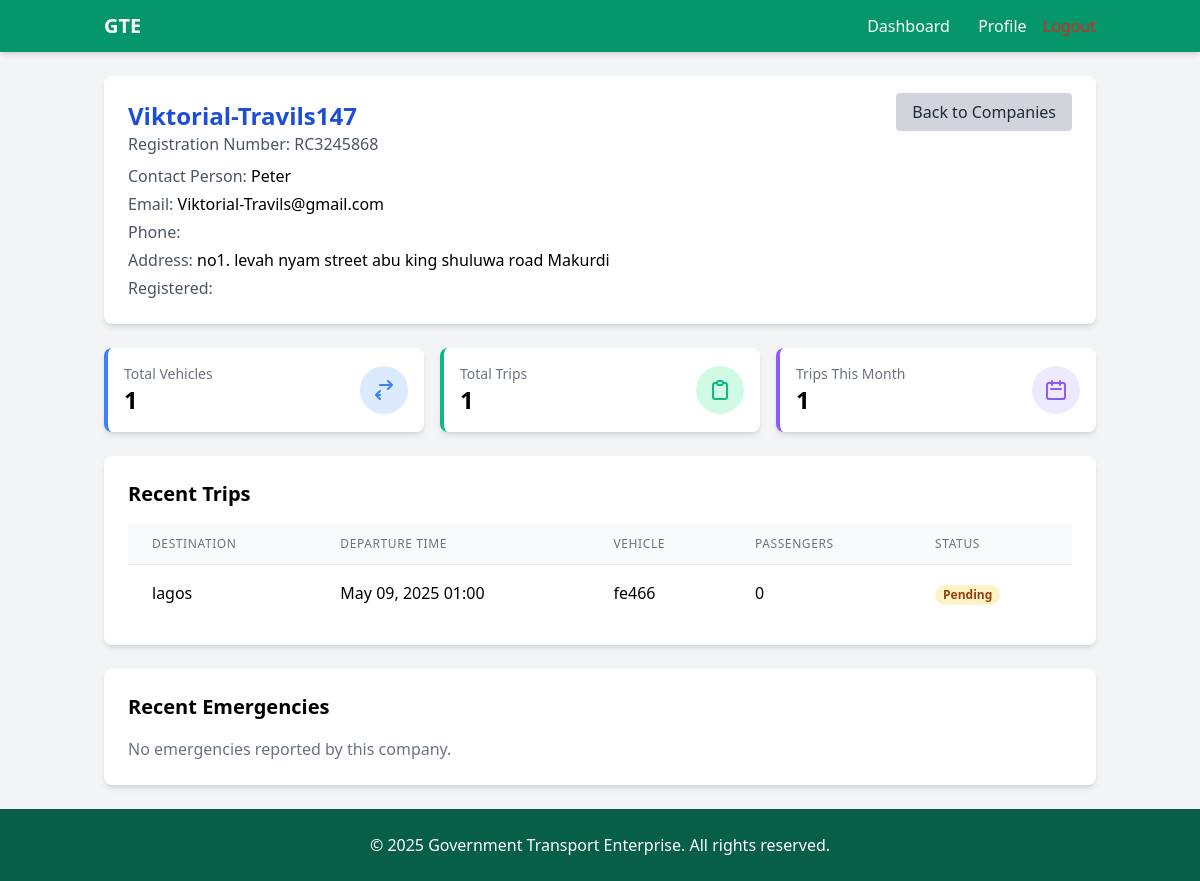
Screenshot of /dashboard/admin/companies/3/ (signed in) with the database file from the repository.
### companies/models.py (models this page shows, shortened)
class Company(models.Model):
    user = models.OneToOneField(settings.AUTH_USER_MODEL, on_delete=models.CASCADE, related_name='company_profile')
    name = models.CharField(max_length=100)
    address = models.TextField()
    registration_number = models.CharField(max_length=50, unique=True)
    contact_person = models.CharField(max_length=100)
    contact_phone = models.CharField(max_length=15)
    logo = models.ImageField(upload_to='company_logos/', blank=True, null=True)
    date_joined = models.DateTimeField(auto_now_add=True)
    is_active = models.BooleanField(default=True)

### accounts/models.py (models this page shows, shortened)
class User(AbstractUser):
    USER_TYPE_CHOICES = (
        ('admin', 'Administrator'),
        ('company', 'Transport Company'),
    )
    user_type = models.CharField(max_length=10, choices=USER_TYPE_CHOICES)
    phone_number = models.CharField(max_length=15, blank=True)
    def is_administrator(self):
        return self.user_type == 'admin'

### trips/models.py (models this page shows, shortened)
class Trip(models.Model):
    company = models.ForeignKey(Company, on_delete=models.CASCADE, related_name='trips')
    vehicle = models.ForeignKey(Vehicle, on_delete=models.CASCADE, related_name='trips')
    departure_time = models.DateTimeField()
    destination = models.CharField(max_length=100)
    fee_per_passenger = models.DecimalField(max_digits=10, decimal_places=2, default=500.00)
    is_completed = models.BooleanField(default=False)
    def total_passengers(self):
        return self.passengers.count()

class Vehicle(models.Model):
    VEHICLE_TYPES = (
        ('bus', 'Bus'),
        ('minibus', 'Minibus'),
        ('car', 'Car'),
        ('van', 'Van'),
        ('truck', 'Truck'),
        ('other', 'Other'),
    )
    company = models.ForeignKey('companies.Company', on_delete=models.CASCADE, related_name='vehicles')
    plate_number = models.CharField(max_length=20, unique=True)
    vehicle_type = models.CharField(max_length=20, choices=VEHICLE_TYPES)
    capacity = models.PositiveIntegerField()
    model = models.CharField(max_length=100, null=True, blank=True)
    year = models.PositiveIntegerField(null=True, blank=True)
    description = models.TextField(blank=True, null=True)

### dashboard/views.py (the view)
# urls.py: path('admin/companies/<int:pk>/', views.company_detail, name='admin_company_detail'),
@login_required
def company_detail(request, pk):
    if not request.user.is_administrator():
        messages.error(request, "You don't have permission to access this page.")
        return redirect('home')
    company = get_object_or_404(Company, pk=pk)
    total_vehicles = Vehicle.objects.filter(company=company).count()
    total_trips = Trip.objects.filter(company=company).count()
    recent_trips = Trip.objects.filter(company=company).order_by('-departure_time')[:10]
    recent_emergencies = Emergency.objects.filter(trip__company=company).order_by('-reported_time')[:5]
    today = timezone.now().date()
    month_start = today.replace(day=1)
    monthly_trips = Trip.objects.filter(
        company=company,
        departure_time__gte=month_start
    ).count()
    context = {
        'company': company,
        'total_vehicles': total_vehicles,
        'total_trips': total_trips,
        'monthly_trips': monthly_trips,
        'recent_trips': recent_trips,
        'recent_emergencies': recent_emergencies,
    }
    return render(request, 'dashboard/company_detail.html', context)

### templates/dashboard/company_detail.html (shortened to what this page needs)
{% extends 'base.html' %}
{% block content %}
<div class="space-y-6">
    <div class="bg-white p-6 rounded-lg shadow-md">
        <div class="flex justify-between items-start">
            <div>
                <h1 class="text-2xl font-bold text-blue-700">{{ company.name }}</h1>
                <p class="text-gray-600">Registration Number: {{ company.registration_number }}</p>
                <div class="mt-2 space-y-1">
                    <p><span class="text-gray-600">Contact Person:</span> {{ company.contact_person }}</p>
                    <p><span class="text-gray-600">Email:</span> {{ company.user.email }}</p>
                    <p><span class="text-gray-600">Phone:</span> {{ company.phone_number }}</p>
                    <p><span class="text-gray-600">Address:</span> {{ company.address }}</p>
                    <p><span class="text-gray-600">Registered:</span> {{ company.registration_date|date:"F j, Y" }}</p>
                </div>
            </div>
            <div>
                <a href="{% url 'admin_company_list' %}" class="bg-gray-300 text-gray-800 py-2 px-4 rounded hover:bg-gray-400">
                    Back to Companies
                </a>
            </div>
        </div>
    </div>
    <div class="grid grid-cols-1 md:grid-cols-3 gap-4">
        <div class="bg-white p-4 rounded-lg shadow-md border-l-4 border-blue-500">
            <div class="flex justify-between items-center">
                <div>
                    <p class="text-sm text-gray-500">Total Vehicles</p>
                    <p class="text-2xl font-bold">{{ total_vehicles }}</p>
                </div>
                <div class="bg-blue-100 p-3 rounded-full">
                    <svg xmlns="http://www.w3.org/2000/svg" class="h-6 w-6 text-blue-500" fill="none" viewBox="0 0 24 24" stroke="currentColor">
                        <path stroke-linecap="round" stroke-linejoin="round" stroke-width="2" d="M8 7h12m0 0l-4-4m4 4l-4 4m-8 6H4m0 0l4 4m-4-4l4-4" />
                    </svg>
                </div>
            </div>
        </div>
        <div class="bg-white p-4 rounded-lg shadow-md border-l-4 border-green-500">
            <div class="flex justify-between items-center">
                <div>
                    <p class="text-sm text-gray-500">Total Trips</p>
                    <p class="text-2xl font-bold">{{ total_trips }}</p>
                </div>
                <div class="bg-green-100 p-3 rounded-full">
                </div>
            </div>
        </div>
        <div class="bg-white p-4 rounded-lg shadow-md border-l-4 border-purple-500">
            <div class="flex justify-between items-center">
                <div>
                    <p class="text-sm text-gray-500">Trips This Month</p>
                    <p class="text-2xl font-bold">{{ monthly_trips }}</p>
                </div>
                <div class="bg-purple-100 p-3 rounded-full">
                    <svg xmlns="http://www.w3.org/2000/svg" class="h-6 w-6 text-purple-500" fill="none" viewBox="0 0 24 24" stroke="currentColor">
                        <path stroke-linecap="round" stroke-linejoin="round" stroke-width="2" d="M8 7V3m8 4V3m-9 8h10M5 21h14a2 2 0 002-2V7a2 2 0 00-2-2H5a2 2 0 00-2 2v12a2 2 0 002 2z" />
                    </svg>
                </div>
            </div>
        </div>
    </div>
    <div class="bg-white p-6 rounded-lg shadow-md">
        <h2 class="text-xl font-semibold mb-4">Recent Trips</h2>
        {% if recent_trips %}
            <div class="overflow-x-auto">
                <table class="min-w-full divide-y divide-gray-200">
                    <thead class="bg-gray-50">
                        <tr>
                            <th class="px-6 py-3 text-left text-xs font-medium text-gray-500 uppercase tracking-wider">Destination</th>
                            <th class="px-6 py-3 text-left text-xs font-medium text-gray-500 uppercase tracking-wider">Departure Time</th>
                            <th class="px-6 py-3 text-left text-xs font-medium text-gray-500 uppercase tracking-wider">Vehicle</th>
                            <th class="px-6 py-3 text-left text-xs font-medium text-gray-500 uppercase tracking-wider">Passengers</th>
                            <th class="px-6 py-3 text-left text-xs font-medium text-gray-500 uppercase tracking-wider">Status</th>
                        </tr>
                    </thead>
                    <tbody class="bg-white divide-y divide-gray-200">
                        {% for trip in recent_trips %}
                            <tr>
                                <td class="px-6 py-4 whitespace-nowrap">{{ trip.destination }}</td>
                                <td class="px-6 py-4 whitespace-nowrap">{{ trip.departure_time|date:"M d, Y H:i" }}</td>
                                <td class="px-6 py-4 whitespace-nowrap">{{ trip.vehicle.plate_number }}</td>
                                <td class="px-6 py-4 whitespace-nowrap">{{ trip.total_passengers }}</td>
                                <td class="px-6 py-4 whitespace-nowrap">
                                    <span class="px-2 inline-flex text-xs leading-5 font-semibold rounded-full
                                        {% if trip.is_completed %}bg-green-100 text-green-800{% else %}bg-yellow-100 text-yellow-800{% endif %}">
                                        {{ trip.is_completed|yesno:"Completed,Pending" }}
                                    </span>
                                </td>
                            </tr>
                        {% endfor %}
                    </tbody>
                </table>
            </div>
        {% else %}
            <p class="text-gray-500">No trips found for this company.</p>
        {% endif %}
    </div>
    <div class="bg-white p-6 rounded-lg shadow-md">
        <h2 class="text-xl font-semibold mb-4">Recent Emergencies</h2>
        {% if recent_emergencies %}
            <div class="overflow-x-auto">
                <table class="min-w-full divide-y divide-gray-200">
                    <thead class="bg-gray-50">
                        <tr>
                            <th class="px-6 py-3 text-left text-xs font-medium text-gray-500 uppercase tracking-wider">Type</th>
                            <th class="px-6 py-3 text-left text-xs font-medium text-gray-500 uppercase tracking-wider">Location</th>
                            <th class="px-6 py-3 text-left text-xs font-medium text-gray-500 uppercase tracking-wider">Reported</th>
                            <th class="px-6 py-3 text-left text-xs font-medium text-gray-500 uppercase tracking-wider">Status</th>
                            <th class="px-6 py-3 text-left text-xs font-medium text-gray-500 uppercase tracking-wider">Actions</th>
                        </tr>
                    </thead>
                    <tbody class="bg-white divide-y divide-gray-200">
                        {% for emergency in recent_emergencies %}
                            <tr>
                                <td class="px-6 py-4 whitespace-nowrap">{{ emergency.get_emergency_type_display }}</td>
                                <td class="px-6 py-4 whitespace-nowrap">{{ emergency.location }}</td>
                                <td class="px-6 py-4 whitespace-nowrap">{{ emergency.reported_time|date:"M d, Y H:i" }}</td>
                                <td class="px-6 py-4 whitespace-nowrap">
                                    <span class="px-2 inline-flex text-xs leading-5 font-semibold rounded-full
                                        {% if emergency.status == 'reported' %}bg-red-100 text-red-800
                                        {% elif emergency.status == 'in_progress' %}bg-yellow-100 text-yellow-800
                                        {% else %}bg-green-100 text-green-800{% endif %}">
                                        {{ emergency.get_status_display }}
                                    </span>
                                </td>
                                <td class="px-6 py-4 whitespace-nowrap">
                                    <a href="{% url 'emergency_detail_admin' emergency.id %}" class="text-blue-600 hover:text-blue-900">View Details</a>
                                </td>
                            </tr>
                        {% endfor %}
                    </tbody>
                </table>
            </div>
        {% else %}
            <p class="text-gray-500">No emergencies reported by this company.</p>
        {% endif %}
    </div>
</div>
{% endblock %}

### rows the page displays
Company: name "Viktorial-Travils147", registration_number "RC3245868", contact_person "Peter", user.email "Viktorial-Travils@gmail.com", address "no1. levah nyam street abu king shuluwa road Makurdi"
Trip: destination "lagos", departure_time "May 09, 2025 01:00", vehicle.plate_number "fe466", total_passengers "0", is_completed "Pending"

### other values shown
{{ total_vehicles }} "1"
{{ total_trips }} "1"
{{ monthly_trips }} "1"
